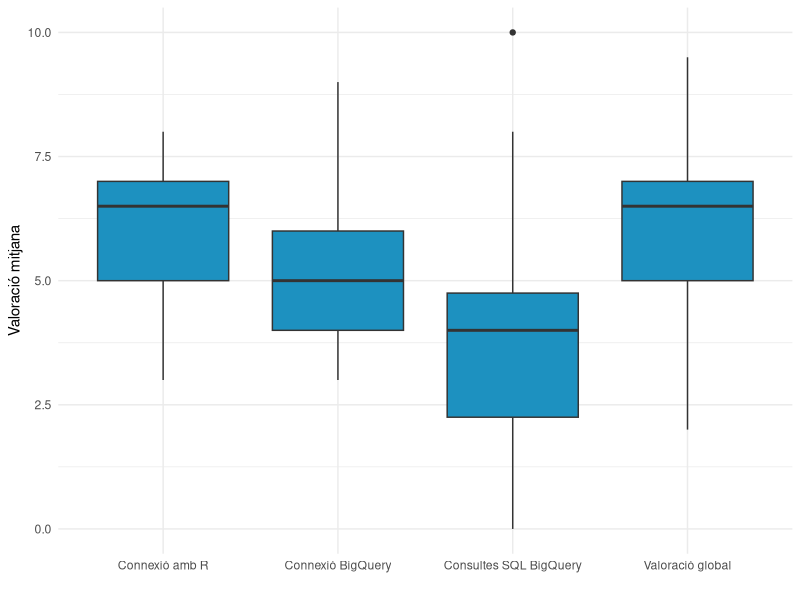

Generate this figure with R:
library(ggplot2)

# Lectura de les dades per cada apartat
a <- c(3, 5, 6, 9, 5, 4, 7, 4, 9, 6, 7, 6, 5, 4, 6, 5, 4, 3)
b <- c(4, 3, 3, 7, 0, 2, 4, 4, 2, 7, 10, 4, 2, 5, 8, 4, 3, 1)
c <- c(7, 4, 7, 8, 3, 3, 8, 6, 5, 7, 8, 6, 6, 7, 7, 8, 3, 5)
d <- c(5, 6, 5, 7, 2, 3, 7, 6.5, 6, 8, 9, 6.5, 5, 8, 7, 9.5, 3)

# Càlcul mitjanes
(mean_a <- round(sum(a)/length(a),4))
(mean_b <- round(sum(b)/length(b),4))
(mean_c <- round(sum(c)/length(c),4))
(mean_d <- round(sum(d)/length(d),4))

dades <- data.frame(Items = factor(c(rep("Connexió BigQuery", length(a)),
                                     rep("Consultes SQL BigQuery", length(b)),
                                     rep("Connexió amb R", length(c)),
                                     rep("Valoració global", length(d)))), Valoracio = c(a,b,c,d))

ggplot(dades, aes(x=Items, y=Valoracio)) +
  geom_boxplot(fill = "#1d91c0") + ylab("Valoració mitjana") +
  xlab("") + theme_minimal()
